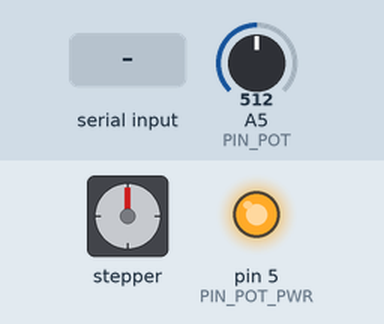
The sketch below on a simulated Arduino Nano, built with avr-gcc and run on an emulated ATmega328P. Shown: stepper motor, output pins drawn as LEDs (lit = HIGH). Wiring (inferred from the names in the program): stepper motor (2048 steps per turn assumed): coils pin 8, pin 9, pin 10, pin 11. The inputs (shaded band) are chosen by the test bench; at power-on: A5 (PIN_POT) = 512. Pins used as bus, display or sensor lines are not drawn; what the sketch prints to the serial monitor is not drawn.

Above: at 1.2 s.
1.3 s: A5 (PIN_POT) set to 716
At 3.18 s:
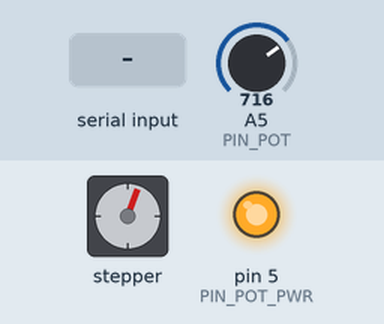
4.3 s: A5 (PIN_POT) set to 900
At 4.69 s:
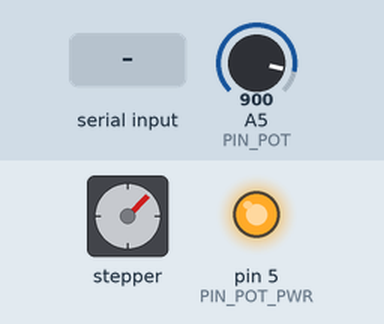
7.3 s: A5 (PIN_POT) set to 1010
At 7.69 s:
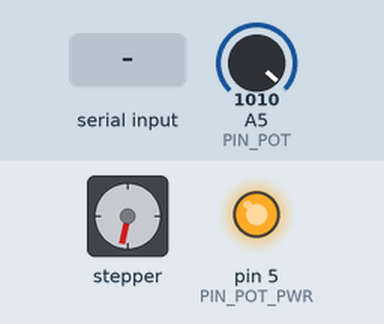
10.3 s: "V90\n" received over Serial
Timing chart, 0 to 17.3 s (numbered marks = the images above; inputs shaded):
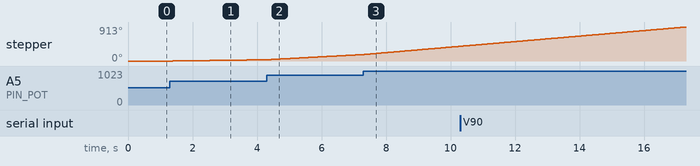

The sketch:

focus.ino
```cpp
// Motor driver connections (Nano to ULN2003)
const uint8_t PIN_IN1 = 8;
const uint8_t PIN_IN2 = 9;
const uint8_t PIN_IN3 = 10;
const uint8_t PIN_IN4 = 11;

// Potentiometer pins
const uint8_t PIN_POT_PWR = 5;  // Supplies 5V rail to potentiometer
const uint8_t PIN_POT     = A5; // Wiper read (analog-only pin)

// Potentiometer deadband and motion configuration
const int ADC_CENTER = 512;
const int ADC_DEADBAND = 30;     // Deadband: 512 +/- 30 (482 to 542)
const int MAX_STEP_RATE = 1000;  // Max half-steps per second

// 8-step excitation lookup table
const uint8_t STEP_PHASES[8][4] = {
  {1, 0, 0, 0},
  {1, 1, 0, 0},
  {0, 1, 0, 0},
  {0, 1, 1, 0},
  {0, 0, 1, 0},
  {0, 0, 1, 1},
  {0, 0, 0, 1},
  {1, 0, 0, 1}
};

int16_t targetSpeed = 0;
int16_t serialSpeed = 0;
uint32_t stepIntervalMicros = 0;
uint32_t lastStepMicros = 0;
uint32_t lastSerialMillis = 0;
int8_t currentStepPhase = 0;

const uint32_t SERIAL_WATCHDOG_MS = 500;

void depowerMotor() {
  digitalWrite(PIN_IN1, LOW);
  digitalWrite(PIN_IN2, LOW);
  digitalWrite(PIN_IN3, LOW);
  digitalWrite(PIN_IN4, LOW);
}

void setCoilState(int8_t phaseIndex) {
  digitalWrite(PIN_IN1, STEP_PHASES[phaseIndex][0]);
  digitalWrite(PIN_IN2, STEP_PHASES[phaseIndex][1]);
  digitalWrite(PIN_IN3, STEP_PHASES[phaseIndex][2]);
  digitalWrite(PIN_IN4, STEP_PHASES[phaseIndex][3]);
}

void applySpeed(int16_t speed) {
  speed = constrain(speed, -MAX_STEP_RATE, MAX_STEP_RATE);
  targetSpeed = speed;

  if (targetSpeed == 0) {
    stepIntervalMicros = 0;
    depowerMotor();
  } else {
    stepIntervalMicros = 1000000UL / (uint32_t)abs(targetSpeed);
  }
}

int16_t readPotentiometerSpeed() {
  int raw = analogRead(PIN_POT);
  int deviation = raw - ADC_CENTER;

  if (abs(deviation) <= ADC_DEADBAND) {
    return 0;
  }

  int activeRange = ADC_CENTER - ADC_DEADBAND;
  float normalized = (float)(abs(deviation) - ADC_DEADBAND) / (float)activeRange;
  normalized = constrain(normalized, 0.0f, 1.0f);

  int16_t speed = (int16_t)(normalized * normalized * MAX_STEP_RATE);
  return (deviation > 0) ? speed : -speed;
}

void processCommand(char* cmd) {
  lastSerialMillis = millis();

  if (cmd[0] == 'V' || cmd[0] == 'v') {
    serialSpeed = atoi(cmd + 1);
    Serial.print(F("OK V:"));
    Serial.println(serialSpeed);
  } else if (cmd[0] == 'H' || cmd[0] == 'h') {
    serialSpeed = 0;
    Serial.println(F("OK HALT"));
  }
}

void checkSerial() {
  static char buffer[32];
  static uint8_t idx = 0;

  while (Serial.available() > 0) {
    char c = (char)Serial.read();
    if (c == '\n' || c == '\r') {
      if (idx > 0) {
        buffer[idx] = '\0';
        processCommand(buffer);
        idx = 0;
      }
    } else {
      if (idx < sizeof(buffer) - 1) {
        buffer[idx++] = c;
      }
    }
  }
}

void executeStep() {
  if (targetSpeed == 0) return;

  uint32_t now = micros();
  if (now - lastStepMicros >= stepIntervalMicros) {
    lastStepMicros = now;

    if (targetSpeed > 0) {
      currentStepPhase++;
      if (currentStepPhase > 7) currentStepPhase = 0;
    } else {
      currentStepPhase--;
      if (currentStepPhase < 0) currentStepPhase = 7;
    }
    setCoilState(currentStepPhase);
  }
}

void setup() {
  Serial.begin(115200);

  // Configure D4 as high rail for the pot
  pinMode(PIN_POT_PWR, OUTPUT);
  digitalWrite(PIN_POT_PWR, HIGH);

  // Note: A6 is an analog-only pin; no pinMode() call is required or supported.

  pinMode(PIN_IN1, OUTPUT);
  pinMode(PIN_IN2, OUTPUT);
  pinMode(PIN_IN3, OUTPUT);
  pinMode(PIN_IN4, OUTPUT);

  depowerMotor();
  lastSerialMillis = millis();
}

void loop() {
  checkSerial();

  if (serialSpeed != 0 && (millis() - lastSerialMillis > SERIAL_WATCHDOG_MS)) {
    serialSpeed = 0;
  }

  int16_t potSpeed = readPotentiometerSpeed();

  if (potSpeed != 0) {
    applySpeed(potSpeed);
  } else {
    applySpeed(serialSpeed);
  }
  executeStep();
}
```

Measured:
- after the input at 1.3 s, stepper: keeps turning clockwise at about 12°/s, starting after 0.09 s
